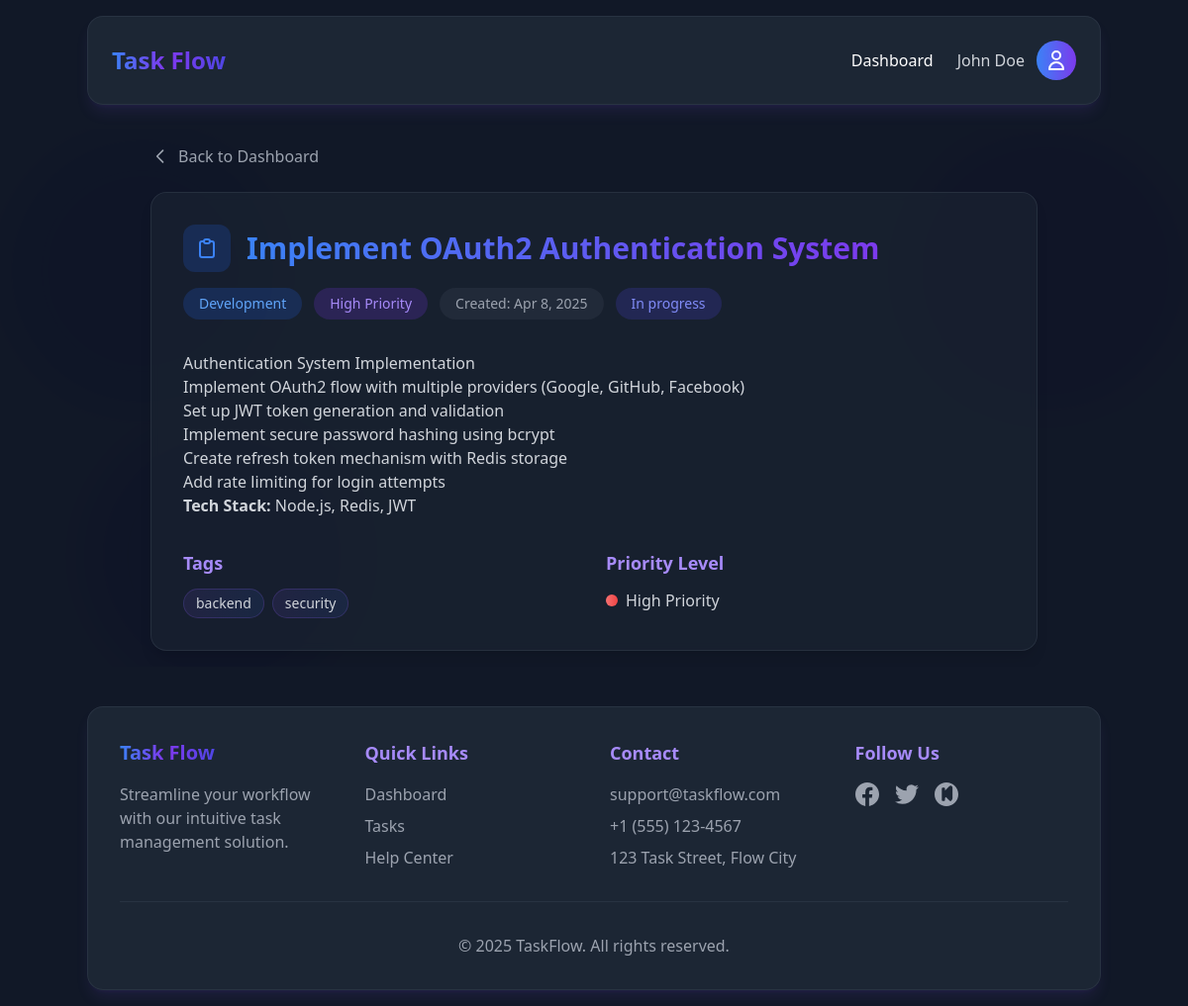
The page /task-view.php?id=4 (signed in) on the database its author committed.
### tables this page shows
CREATE TABLE tasks (
    id BIGINT UNSIGNED AUTO_INCREMENT PRIMARY KEY,
    user_id BIGINT UNSIGNED NOT NULL,
    title VARCHAR(255) NOT NULL,
    description TEXT,
    category ENUM('planning', 'development', 'testing') NOT NULL,
    priority ENUM('low', 'medium', 'high') NOT NULL,
    status ENUM('pending', 'in_progress', 'completed') DEFAULT 'pending',
    created_at TIMESTAMP DEFAULT CURRENT_TIMESTAMP,
    updated_at TIMESTAMP DEFAULT CURRENT_TIMESTAMP ON UPDATE CURRENT_TIMESTAMP,
    FOREIGN KEY (user_id) REFERENCES users(id) ON DELETE CASCADE
);

### config/database.php (called while the page is built, shortened)
<?php
class Database {
    private static $instance = null;
    private $connection;
    private $host = 'db';
    private $database = 'taskflow_db';
    private $username = 'root';
    private $password = 'rootpassword';
    private function __construct() {
        $this->connection = mysqli_connect(
            $this->host,
            $this->username,
            $this->password,
            $this->database
        );
        mysqli_set_charset($this->connection, 'utf8');
    }
    public static function getInstance() {
        if (self::$instance === null) {
            self::$instance = new self();
        }
        return self::$instance;
    }
    public function getConnection() {
        return $this->connection;
    }
}

### models/Task.php (called while the page is built, shortened)
<?php
require_once(__DIR__ . '/../config/database.php');
class Task {
    private $conn;
    public function __construct() {
        $this->db = Database::getInstance();
        $this->conn = $this->db->getConnection();
    }
    public function getTaskById($id, $userId = null) {
        $query = "SELECT t.*, GROUP_CONCAT(tg.name) as tags
                 FROM tasks t
                 LEFT JOIN task_tags tt ON t.id = tt.task_id
                 LEFT JOIN tags tg ON tt.tag_id = tg.id
                 WHERE t.id = ? ";
        if ($userId !== null) {
            $query .= "AND t.user_id = ? ";
        }
        $query .= "GROUP BY t.id";
        $stmt = mysqli_prepare($this->conn, $query);
        if ($userId !== null) {
            mysqli_stmt_bind_param($stmt, 'ii', $id, $userId);
        } else {
            mysqli_stmt_bind_param($stmt, 'i', $id);
        }
        if (!mysqli_stmt_execute($stmt)) {
            throw new Exception("Error fetching task: " . mysqli_error($this->conn));
        }
        $result = mysqli_stmt_get_result($stmt);
        $task = mysqli_fetch_assoc($result);
        if ($task) {
            $task['tags'] = $task['tags'] ? explode(',', $task['tags']) : [];
        }
        return $task;
    }
}

### task-view.php (the view, shortened to what this page needs)
<?php
require_once(__DIR__ . '/models/Task.php');
$taskId = isset($_GET['id']) ? (int)$_GET['id'] : 0;
try {
    $taskModel = new Task();
    $task = $taskModel->getTaskById($taskId, $_SESSION['user']['id']);
} catch (Exception $e) {
    error_log($e->getMessage());
    header('Location: /');
    exit;
}
?>
<div class="relative overflow-hidden">
    <div class="absolute top-0 left-0 w-72 h-72 bg-blue-600 rounded-full mix-blend-multiply filter blur-xl opacity-20 animate-blob"></div>
    <div class="absolute top-0 right-0 w-72 h-72 bg-violet-600 rounded-full mix-blend-multiply filter blur-xl opacity-20 animate-blob animation-delay-2000"></div>
    <div class="absolute -bottom-8 left-20 w-72 h-72 bg-indigo-600 rounded-full mix-blend-multiply filter blur-xl opacity-20 animate-blob animation-delay-4000"></div>
    <div class="container mx-auto p-4 relative">
        <div class="max-w-4xl mx-auto">
            <a href="/" class="inline-flex items-center gap-2 text-gray-400 hover:text-violet-400 transition-colors duration-200 mb-6">
                <svg class="w-5 h-5" fill="none" stroke="currentColor" viewBox="0 0 24 24">
                    <path stroke-linecap="round" stroke-linejoin="round" stroke-width="2" d="M15 19l-7-7 7-7"></path>
                </svg>
                Back to Dashboard
            </a>
            <div class="bg-gray-800/50 backdrop-blur-sm rounded-2xl p-8 border border-gray-700/50 shadow-lg transition-all duration-300 hover:shadow-violet-500/20">
                <div class="mb-8">
                    <div class="flex items-center gap-4 mb-4">
                        <div class="p-3 bg-blue-600/20 rounded-xl">
                            <svg class="w-6 h-6 text-blue-500" fill="none" stroke="currentColor" viewBox="0 0 24 24">
                                <path stroke-linecap="round" stroke-linejoin="round" stroke-width="2" d="M9 5H7a2 2 0 00-2 2v12a2 2 0 002 2h10a2 2 0 002-2V7a2 2 0 00-2-2h-2M9 5a2 2 0 002 2h2a2 2 0 002-2M9 5a2 2 0 012-2h2a2 2 0 012 2"></path>
                            </svg>
                        </div>
                        <h1 class="text-3xl font-bold bg-gradient-to-r from-blue-500 to-violet-600 bg-clip-text text-transparent">
                        </h1>
                    </div>
                    <div class="flex flex-wrap gap-3">
                        <span class="px-4 py-1.5 bg-blue-600/20 text-blue-400 rounded-full text-sm font-medium"><?php echo ucfirst(htmlspecialchars($task['category'])); ?></span>
                        <span class="px-4 py-1.5 bg-violet-600/20 text-violet-400 rounded-full text-sm font-medium"><?php echo ucfirst(htmlspecialchars($task['priority'])); ?> Priority</span>
                        <span class="px-4 py-1.5 bg-gray-600/20 text-gray-400 rounded-full text-sm font-medium">Created: <?php echo date('M j, Y', strtotime($task['created_at'])); ?></span>
                        <?php if ($task['status'] !== 'pending'): ?>
                        <span class="px-4 py-1.5 bg-indigo-600/20 text-indigo-400 rounded-full text-sm font-medium"><?php echo ucfirst(str_replace('_', ' ', $task['status'])); ?></span>
                        <?php endif; ?>
                    </div>
                </div>
                <div class="prose prose-invert max-w-none mb-8">
                    <div class="space-y-6 text-gray-300">
                        <div class="prose prose-invert max-w-none">
                        <?php
                        $description = html_entity_decode($task['description'], ENT_QUOTES | ENT_HTML5, 'UTF-8');
                        $description = str_replace('\r\n', "\n", $description);
                        echo $description;
                        ?>
                        </div>
                    </div>
                </div>
                <div class="grid grid-cols-1 md:grid-cols-2 gap-6">
                    <div class="space-y-3">
                        <h3 class="text-lg font-semibold text-violet-400">Tags</h3>
                        <div class="flex flex-wrap gap-2">
                            <?php foreach ($task['tags'] as $tag): ?>
                            <span class="px-3 py-1 bg-gradient-to-r from-violet-500/10 to-blue-500/10 rounded-full border border-violet-500/20 text-gray-300 text-sm"><?php echo htmlspecialchars($tag); ?></span>
                            <?php endforeach; ?>
                        </div>
                    </div>
                    <div class="space-y-3">
                        <h3 class="text-lg font-semibold text-violet-400">Priority Level</h3>
                        <div class="flex items-center gap-2">
                            <div class="h-3 w-3 rounded-full bg-gradient-to-r <?php
                            switch($task['priority']) {
                                case 'high':
                                    echo 'from-red-400 to-red-500';
                                    break;
                            }
                            ?>"></div>
                            <span class="text-gray-300"><?php echo ucfirst($task['priority']); ?> Priority</span>
                        </div>
                    </div>
                </div>
            </div>
        </div>
    </div>
</div>
<?php
require_once(__DIR__ . '/layouts/base.php');
?>

### rows shown on the page
tasks: category "Development", priority "High", created_at "Apr 8, 2025", status "In progress", description "Authentication System Implementation Implement OAuth2 flow with multiple providers (Google, GitHub, Facebook) Set up JWT token generation and validation Implement secure password hashing using bcrypt Create refresh token mechanism with Redis storage Add rate limiting for login attempts Tech Stack: Node.js, Redis, JWT"

### other values the page prints
$_SESSION['user']['name'] "John Doe"
$tag "backend"
$tag "security"
